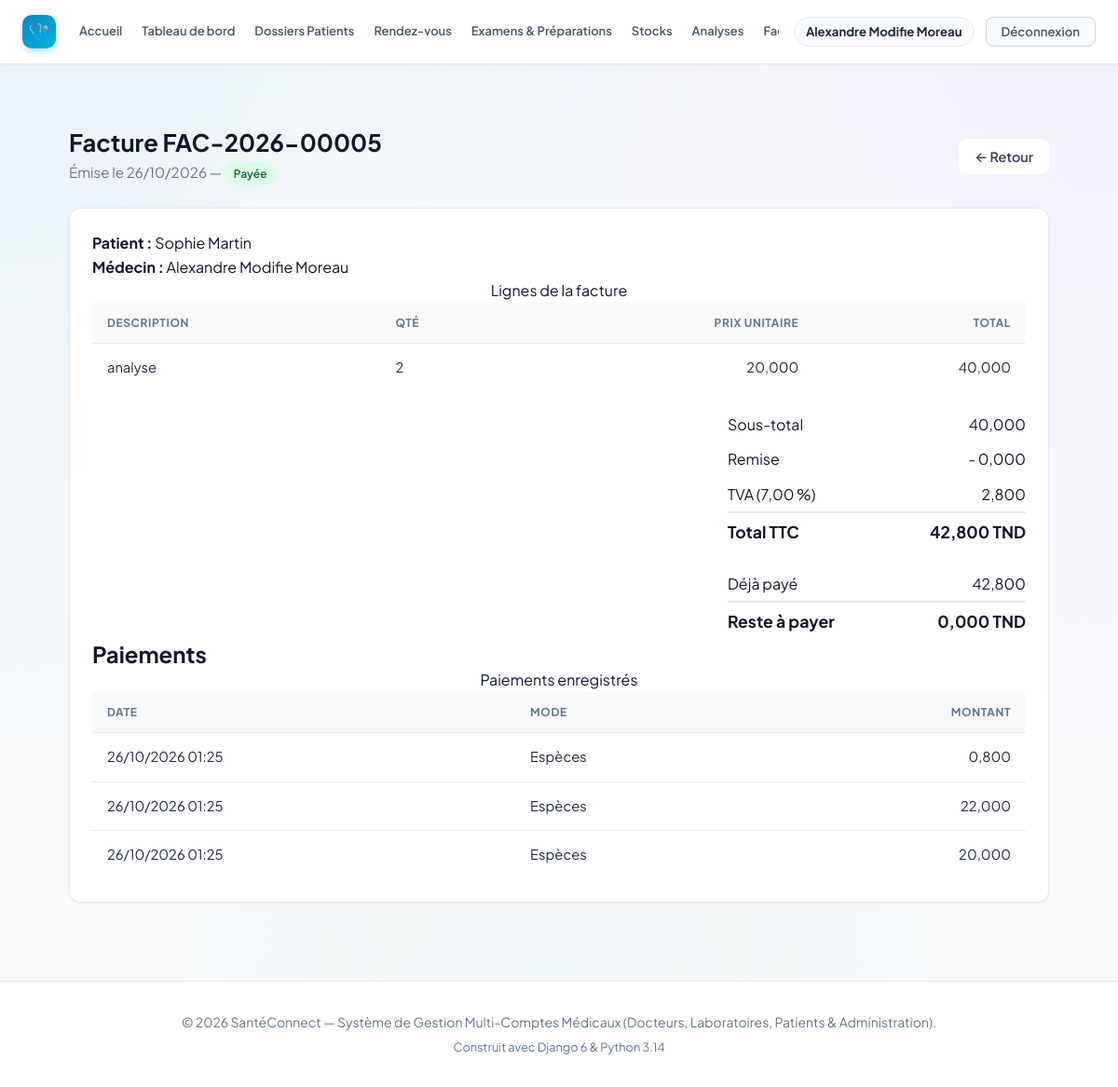
/billing/factures/8/ (signed in), run on the app's committed database.
### accounts/models.py (models this page shows, shortened)
class User(AbstractUser):
    class Role(models.TextChoices):
        ADMIN = 'ADMIN', 'Administrateur'
        DOCTEUR = 'DOCTEUR', 'Médecin'
        LABORATOIRE = 'LABORATOIRE', 'Laborantin'
        PATIENT = 'PATIENT', 'Patient'
    role = models.CharField(
        max_length=20,
        choices=Role.choices,
        default=Role.PATIENT,
        verbose_name="Rôle utilisateur"
    )
    phone = models.CharField(max_length=25, blank=True, null=True, verbose_name="Téléphone")
    address = models.CharField(max_length=255, blank=True, null=True, verbose_name="Adresse")
    city = models.CharField(max_length=100, blank=True, null=True, verbose_name="Ville")
    is_verified = models.BooleanField(
        default=False,
        verbose_name="Compte certifié / validé",
        help_text="Coché par l'administrateur pour valider l'activité d'un docteur ou laboratoire."
    )
    objects = CustomUserManager()
    class Meta:
        verbose_name = "Utilisateur"
        verbose_name_plural = "Tous les Utilisateurs"
    @property
    def is_doctor(self):
        return self.role == self.Role.DOCTEUR
    @property
    def is_laboratory(self):
        return self.role == self.Role.LABORATOIRE
    @property
    def is_patient(self):
        return self.role == self.Role.PATIENT
    @property
    def is_admin_user(self):
        return self.role == self.Role.ADMIN or self.is_superuser

### billing/models.py (models this page shows, shortened)
class Facture(models.Model):
    class Statut(models.TextChoices):
        EN_ATTENTE = 'EN_ATTENTE', 'En attente'
        PARTIELLE = 'PARTIELLE', 'Partiellement payée'
        PAYEE = 'PAYEE', 'Payée'
        ANNULEE = 'ANNULEE', 'Annulée'
    numero = models.CharField("Numéro", max_length=20, unique=True, blank=True)
    patient = models.ForeignKey(settings.AUTH_USER_MODEL, on_delete=models.PROTECT,
                                related_name='factures_patient',
                                limit_choices_to={'role': 'PATIENT'})
    medecin = models.ForeignKey(settings.AUTH_USER_MODEL, on_delete=models.PROTECT,
                                related_name='factures_medecin', null=True, blank=True,
                                limit_choices_to={'role': 'DOCTEUR'})
    date_emission = models.DateField("Date d'émission", auto_now_add=True)
    statut = models.CharField("Statut", max_length=20,
                              choices=Statut.choices, default=Statut.EN_ATTENTE)
    remise = models.DecimalField("Remise", max_digits=12, decimal_places=3, default=0)
    tva = models.DecimalField("TVA (%)", max_digits=5, decimal_places=2, default=0)
    class Meta:
        ordering = ['-date_emission', '-id']
    @property
    def sous_total(self):
        return sum((l.total for l in self.lignes.all()), Decimal('0'))
    @property
    def total_ht(self):
        return max(self.sous_total - self.remise, Decimal('0'))
    @property
    def montant_tva(self):
        return (self.total_ht * self.tva / Decimal('100')).quantize(Decimal('0.001'))
    @property
    def total_ttc(self):
        return self.total_ht + self.montant_tva
    def total_paye(self):
        return sum((p.montant for p in self.paiements.all()), Decimal('0'))
    def reste_a_payer(self):
        return self.total_ttc - self.total_paye()

class LigneFacture(models.Model):
    facture = models.ForeignKey(Facture, on_delete=models.CASCADE, related_name='lignes')
    tarif = models.ForeignKey(Tarif, on_delete=models.SET_NULL, null=True, blank=True)
    description = models.CharField("Description", max_length=200)
    reference = models.CharField("Référence", max_length=50, blank=True)
    quantite = models.PositiveIntegerField("Quantité", default=1)
    prix_unitaire = models.DecimalField("Prix unitaire", max_digits=12, decimal_places=3)
    @property
    def total(self):
        return self.quantite * self.prix_unitaire

class Paiement(models.Model):
    class Mode(models.TextChoices):
        ESPECES = 'ESPECES', 'Espèces'
        CARTE = 'CARTE', 'Carte bancaire'
        CHEQUE = 'CHEQUE', 'Chèque'
        VIREMENT = 'VIREMENT', 'Virement'
    facture = models.ForeignKey(Facture, on_delete=models.PROTECT, related_name='paiements')
    montant = models.DecimalField("Montant", max_digits=12, decimal_places=3,
                                  validators=[MinValueValidator(Decimal('0.001'))])
    mode = models.CharField("Mode", max_length=10, choices=Mode.choices, default=Mode.ESPECES)
    date_paiement = models.DateTimeField("Date", default=timezone.now)
    enregistre_par = models.ForeignKey(settings.AUTH_USER_MODEL, null=True, blank=True,
                                       on_delete=models.SET_NULL, related_name='+')
    class Meta:
        ordering = ['-date_paiement']

### billing/views.py (the view)
# urls.py: path('factures/<int:pk>/', views.facture_detail, name='facture_detail'),
@billing_access_required
def facture_detail(request, pk):
    facture = get_object_or_404(factures_visibles(request.user), pk=pk)
    peut_gerer = request.user.is_admin_user or request.user.is_doctor
    return render(request, 'billing/facture_detail.html',
                  {'facture': facture, 'peut_gerer': peut_gerer})

### billing/permissions.py (called while the page is built)
def role_required(test):
    def decorator(view):
        @wraps(view)
        def wrapper(request, *args, **kwargs):
            if not request.user.is_authenticated:
                return redirect_to_login(request.get_full_path())
            if not test(request.user):
                raise PermissionDenied
            return view(request, *args, **kwargs)
        return wrapper
    return decorator

def _is_billing_staff(u):
    return u.is_admin_user or (u.is_doctor and u.is_verified)

def _can_see_billing(u):
    return _is_billing_staff(u) or u.is_patient

def factures_visibles(user):
    from .models import Facture
    qs = Facture.objects.select_related('patient', 'medecin')
    if user.is_admin_user:
        return qs
    if user.is_doctor and user.is_verified:
        return qs.filter(medecin=user)
    if user.is_patient:
        return qs.filter(patient=user)
    return qs.none()

### billing/templates/billing/facture_detail.html (shortened to what this page needs)
{% extends 'base.html' %}
{% load static %}
{% block content %}
<link rel="stylesheet" href="{% static 'billing/billing.css' %}">
<div class="container billing-page">
    <div class="page-header">
        <div>
            <h1>Facture {{ facture.numero }}</h1>
            <p>Émise le {{ facture.date_emission|date:"d/m/Y" }} —
               <span class="badge badge-{{ facture.statut|lower }}">{{ facture.get_statut_display }}</span></p>
        </div>
        <div class="actions">
            <a href="{% url 'facture_list' %}" class="btn btn-light">← Retour</a>
        </div>
    </div>
    <div class="card"><div class="card-body">
        <p><strong>Patient :</strong> {{ facture.patient.get_full_name|default:facture.patient.username }}</p>
        {% if facture.medecin %}
        <p><strong>Médecin :</strong> {{ facture.medecin.get_full_name|default:facture.medecin.username }}</p>
        {% endif %}
        <div class="table-wrap">
        <table>
            <caption class="sr-only">Lignes de la facture</caption>
            <thead><tr><th scope="col">Description</th><th scope="col">Qté</th>
                <th scope="col" class="text-right">Prix unitaire</th><th scope="col" class="text-right">Total</th></tr></thead>
            <tbody>
                {% for l in facture.lignes.all %}
                <tr><td>{{ l.description }}</td><td>{{ l.quantite }}</td>
                    <td class="text-right">{{ l.prix_unitaire|floatformat:3 }}</td>
                    <td class="text-right">{{ l.total|floatformat:3 }}</td></tr>
                {% empty %}
                <tr><td colspan="4" class="empty">Aucune ligne.</td></tr>
                {% endfor %}
            </tbody>
        </table>
        </div>
        <div class="totals">
            <div><span>Sous-total</span><span>{{ facture.sous_total|floatformat:3 }}</span></div>
            <div><span>Remise</span><span>- {{ facture.remise|floatformat:3 }}</span></div>
            <div><span>TVA ({{ facture.tva }} %)</span><span>{{ facture.montant_tva|floatformat:3 }}</span></div>
            <div class="grand"><span>Total TTC</span><span>{{ facture.total_ttc|floatformat:3 }} TND</span></div>
        </div>
        <div class="totals">
            <div><span>Déjà payé</span><span>{{ facture.total_paye|floatformat:3 }}</span></div>
            <div class="grand"><span>Reste à payer</span><span>{{ facture.reste_a_payer|floatformat:3 }} TND</span></div>
        </div>
        <h2>Paiements</h2>
        <div class="table-wrap">
        <table>
            <caption class="sr-only">Paiements enregistrés</caption>
            <thead><tr><th scope="col">Date</th><th scope="col">Mode</th><th scope="col" class="text-right">Montant</th></tr></thead>
            <tbody>
            {% for p in facture.paiements.all %}
            <tr><td>{{ p.date_paiement|date:"d/m/Y H:i" }}</td><td>{{ p.get_mode_display }}</td>
                <td class="text-right">{{ p.montant|floatformat:3 }}</td></tr>
            {% empty %}<tr><td colspan="3" class="empty">Aucun paiement.</td></tr>{% endfor %}
            </tbody>
        </table>
        </div>
    </div></div>
</div>
{% endblock %}

### templates/base.html (shortened to what this page needs)
{% load static %}
<!doctype html>
<html lang="fr">
  <head>
    <link rel="stylesheet" href="{% static 'css/style.css' %}?v=20261022_1" />
  </head>
  <body>
    <nav class="navbar" id="main-navbar">
      <div class="container navbar-inner">
        <div class="navbar-brand-section">
          <a href="{% url 'home' %}" class="logo-brand" id="brand-logo-link">
            <span class="logo-icon">🩺</span>
          </a>
        </div>
        <div class="nav-links" id="main-nav-links">
          <a href="{% url 'home' %}" class="nav-item-link" id="nav-home"
            >Accueil</a
          >
          {% if user.is_authenticated %}
            <a href="{% url 'dashboard' %}" class="nav-item-link" id="nav-dashboard">Tableau de bord</a>
            {% if user.is_admin_user or user.is_doctor %}
              <a href="{% url 'dossiers_patients_list' %}" class="nav-item-link" id="nav-dossiers">Dossiers Patients</a>
            {% endif %}
            {% if user.is_admin_user or user.is_doctor or user.is_patient %}
              <a href="{% url 'rendezvous:rdv_list' %}" class="nav-item-link" id="nav-rendezvous">Rendez-vous</a>
            {% endif %}
            {% if user.is_admin_user or user.is_doctor %}
              <a href="{% url 'examens_list' %}" class="nav-item-link" id="nav-examens">Examens &amp; Préparations</a>
            {% endif %}
            {% if user.is_admin_user or user.is_laboratory or user.is_doctor %}
              <a href="{% url 'stock:dashboard' %}" class="nav-item-link" id="nav-stock">Stocks</a>
            {% endif %}
            {% if user.is_laboratory %}
              <a href="{% url 'laboratoire:prelevement_list' %}" class="nav-item-link" id="nav-laboratoire">Prélèvements</a>
            {% elif user.is_doctor %}
              <a href="{% url 'laboratoire:demande_list' %}" class="nav-item-link">Analyses</a>
            {% endif %}
            {% if user.is_admin_user or user.is_patient or user.is_doctor and user.is_verified %}
              <a href="{% url 'facture_list' %}" class="nav-item-link" id="nav-factures">Factures</a>
            {% endif %}
          {% endif %}
        </div>
        <div class="navbar-user-actions" id="nav-user-actions">
          {% if user.is_authenticated %}
          <div class="nav-user-badge" id="nav-user-profile">
            <a
              href="{% url 'profile' %}"
              class="nav-user-name-link"
              id="nav-profile-edit"
              title="Mon profil"
              >{{ user.get_full_name|default:user.username }}</a
            >
          </div>
          <a
            href="{% url 'logout' %}"
            class="nav-logout-btn"
            id="btn-nav-logout"
            >Déconnexion</a
          >
          {% endif %}
        </div>
      </div>
    </nav>
    <main style="flex: 1; padding: 24px 0 60px">
      {% block content %}{% endblock %}
    </main>
    <footer class="footer">
      <div class="container">
        <p>
          © 2026 SantéConnect — Système de Gestion Multi-Comptes Médicaux
          (Docteurs, Laboratoires, Patients & Administration).
        </p>
        <p style="margin-top: 6px; font-size: 0.8rem; color: #64748b">
          Construit avec Django 6 & Python 3.14
        </p>
      </div>
    </footer>
  </body>
</html>

### billing/static/billing/billing.css (style rules this page uses)
.billing-page { --primary: #2563eb; --primary-dark: #1d4ed8; --danger: #dc2626; --success-bg: #dcfce7; --success-text: #166534; --muted: #64748b; --border: #e2e8f0; --bg-soft: #f8fafc; max-width: 1100px; margin: 0 auto; padding: 24px; font-family: inherit; }
.billing-page .page-header { display: flex; justify-content: space-between; align-items: center; margin-bottom: 24px; flex-wrap: wrap; gap: 12px; }
.billing-page .page-header h1 { margin: 0; font-size: 1.6rem; color: #0f172a; }
.billing-page .page-header p { margin: 4px 0 0; color: var(--muted); font-size: .95rem; }
.billing-page .btn { display: inline-flex; align-items: center; gap: 6px; padding: 9px 16px; border-radius: 8px; border: 1px solid transparent; font-size: .9rem; font-weight: 600; text-decoration: none; cursor: pointer; transition: all .15s ease; }
.btn-light { background: #fff; color: #334155; border-color: var(--border); }
.billing-page .card { background: #fff; border: 1px solid var(--border); border-radius: 12px; box-shadow: 0 1px 3px rgba(0,0,0,.06); overflow: hidden; }
.billing-page .card-body { padding: 24px; }
.billing-page .table-wrap { overflow-x: auto; }
.billing-page table { width: 100%; border-collapse: collapse; }
.billing-page th { background: var(--bg-soft); text-align: left; padding: 12px 16px; font-size: .75rem; text-transform: uppercase; letter-spacing: .05em; color: var(--muted); border-bottom: 1px solid var(--border); }
.billing-page td { padding: 14px 16px; border-bottom: 1px solid var(--border); font-size: .92rem; color: #1e293b; }
.billing-page tbody tr:last-child td { border-bottom: none; }
.billing-page .text-right { text-align: right; }
.billing-page .actions { display: flex; gap: 8px; justify-content: flex-end; }
.badge { display: inline-block; padding: 3px 10px; border-radius: 999px; font-size: .75rem; font-weight: 600; }
.badge-payee { background: #dcfce7; color: #166534; }
.billing-page .totals { margin-left: auto; max-width: 320px; margin-top: 16px; }
.billing-page .totals div { display: flex; justify-content: space-between; padding: 6px 0; }
.billing-page .totals .grand { border-top: 2px solid var(--border); font-weight: 700; font-size: 1.1rem; }

### data on the page
User: get_full_name "Alexandre Modifie Moreau"
Facture: numero "FAC-2026-00005", date_emission "26/10/2026", statut "Payée", patient.get_full_name "Sophie Martin", medecin.get_full_name "Alexandre Modifie Moreau", sous_total "40,000", remise "0,000", tva "7,00", montant_tva "2,800", total_ttc "42,800", total_paye "42,800", reste_a_payer "0,000"
LigneFacture: description "analyse", quantite "2", prix_unitaire "20,000", total "40,000"
Paiement: date_paiement "26/10/2026 01:25", mode "Espèces", montant "0,800"
Paiement: date_paiement "26/10/2026 01:25", mode "Espèces", montant "22,000"
Paiement: date_paiement "26/10/2026 01:25", mode "Espèces", montant "20,000"
